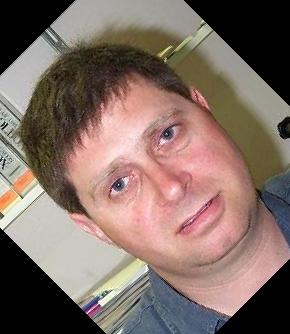
#> input picture build_data/dataset-sim/Faces_easy/image_0001_rotate.jpg, 290 x 334 px, given as the content of the folder build_data/dataset/101_ObjectCategories, which was not available
$ python generate_all_image.py
#> lines starting #> are read from the running program, lines starting #| are printed output that depends on the picture; after the words box and inside, x2 and y2 are one past the last pixel; in counts of white or black regions, pixels touching at a corner belong together; pictures that were not available may be replaced by others from this repository, and a replacement may not be noted
### build_data/image_op.py
'''
Author: zyy
Date: 2022-12-04 22:43:15
LastEditTime: 2022-12-17 19:38:18
Description:
'''
import cv2 as cv
import numpy as np
from PIL import Image
import os.path as path
from PIL import ImageEnhance


# [26 lines left out: function rotate, not called in this run]

def random_noise(image, noise_num = 1000):
    '''
    添加随机噪点（实际上就是随机在图像上将像素点的灰度值变为255即白色）
    :param image: 需要加噪的图片
    :param noise_num: 添加的噪音点数目，一般是上千级别的
    :return: img_noise
    '''
    #
    # 参数image：，noise_num：
    img_noise = image.copy()
    # cv2.imshow("src", img)
    rows, cols, chn = img_noise.shape

    noise_num = int(rows * cols / 4)
    # 加噪声
    for i in range(noise_num):
        x = np.random.randint(0, rows)#随机生成指定范围的整数
        y = np.random.randint(0, cols)
        img_noise[x, y, :] = 255
    return img_noise


# [4 lines left out: function enhance_color, not called in this run]


def blur(image):
    # 模糊操作
    return cv.blur(image, (13, 13))

def crop(image):
    rows, cols, chn = image.shape
    return image[int(rows/20): int(rows*19/20), int(cols/20): int(cols*19/20)]


def sharp(image):
    # 锐化操作
    kernel = np.array([[0, -1, 0], [-1, 5, -1], [0, -1, 0]], np.float32)
    return cv.filter2D(image, -1, kernel=kernel)
    # [8 lines of commented-out code are left out]


# [19 lines left out: function contrast, not called in this run]

def resize(image):
    # 缩放图片
    return cv.resize(image, (0, 0), fx=1.25, fy=1)


def light(image):
    # 修改图片的亮度
    return np.uint8(np.clip((1.3 * image + 10), 0, 255))


def dark(image):
    return np.power(image, 0.8)

def save_img(image, img_name, output_path=None):
    # 保存图片
    cv.imwrite(path.join(output_path, img_name), image, [int(cv.IMWRITE_JPEG_QUALITY), 70])
    pass


# [52 lines left out: functions show_img, main, not called in this run]


# [2 lines that do not run on import are left out]

### build_data/generate_all_image.py
'''
Author: zyy
Date: 2022-12-13 22:51:04
LastEditTime: 2022-12-17 19:54:22
Description:
'''

import image_op as image
import os
import cv2 as cv
import numpy as np
from PIL import Image
from PIL import ImageEnhance
import csv

dirs_path = "build_data/dataset/101_ObjectCategories"
output_path = "./build_data/dataset-sim"
label_path = "./build_data/labels"
blur = "blur"
sharp = "sharp"
resize = "resize"
light = "light"
contrast = "contrast"

set_nums_img = 10

def generate_img():
    dirs = os.listdir(dirs_path)
    for dir in dirs:
        target_dir = os.path.join(output_path, dir)
        if not os.path.exists(target_dir):  #判断是否存在文件夹如果不存在则创建为文件夹
            os.makedirs(target_dir)
        print(target_dir)
        print(dir)
        sourcedir = os.path.join(dirs_path, dir)
        files = os.listdir(sourcedir)
        files.sort()
        for i in range(set_nums_img):
            img_name = files[i]
            img_src_path = os.path.join(sourcedir, img_name)
            print(img_src_path)
            img = cv.imread(img_src_path)
#> img is the input picture: shape (334, 290, 3); mean B, G, R 102, 110.2, 130.2

            img_tar_path = []
            # 模糊操作
            img_blur = image.blur(img)
            image.save_img(img_blur, "%s_blur.jpg" % img_name.split(".")[0], target_dir)
            img_tar_path.append(os.path.join(target_dir, "%s_blur.jpg" % img_name.split(".")[0]))

            # 修改图片的亮度
            img_light = image.light(img)
#> in light, `return np.uint8(np.clip((1.3 * image + 10), 0, 255))`:
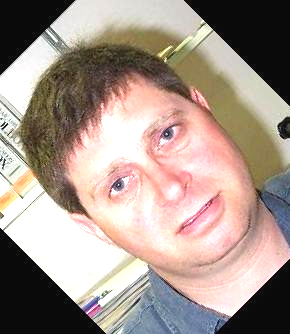
#> returned value: shape (334, 290, 3); mean of channels 0, 1, 2 141, 150.5, 167.3; drawn as B, G, R
            image.save_img(img_light, "%s_light.jpg" % img_name.split(".")[0], target_dir)
            img_tar_path.append(os.path.join(target_dir, "%s_light.jpg" % img_name.split(".")[0]))

            # 修改图片的大小
            img_resize = image.resize(img)
#> in resize, `return cv.resize(image, (0, 0), fx=1.25, fy=1)`:
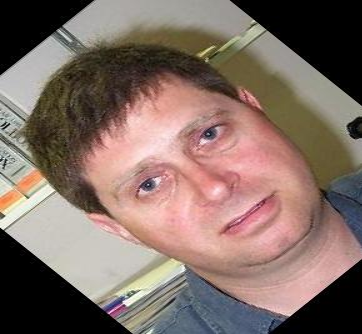
#> returned value: shape (334, 362, 3); mean of channels 0, 1, 2 102.1, 110.3, 130.4; drawn as B, G, R
            image.save_img(img_resize, "%s_resize.jpg" % img_name.split(".")[0], target_dir)
            img_tar_path.append(os.path.join(target_dir, "%s_resize.jpg" % img_name.split(".")[0]))

            # # 修改图片的对比度
            # img_contrast = image.contrast(img)
            # image.save_img(img_contrast, "%s_contrast.jpg" % img_name.split(".")[0], target_dir)
            # img_tar_path.append(os.path.join(target_dir, "%s_contrast.jpg" % img_name.split(".")[0]))

             # 裁剪
            img_contrast = image.crop(img)
#> in crop, `return image[int(rows/20): int(rows*19/20), int(cols/20): int(cols*19/..`:
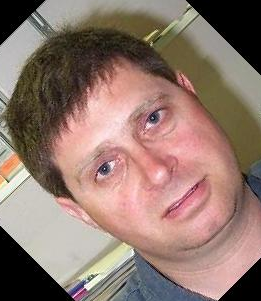
#> returned value: shape (301, 261, 3); mean of channels 0, 1, 2 110.4, 120.3, 144.9; drawn as B, G, R
            image.save_img(img_contrast, "%s_crop.jpg" % img_name.split(".")[0], target_dir)
            img_tar_path.append(os.path.join(target_dir, "%s_crop.jpg" % img_name.split(".")[0]))

            # 锐化
            img_sharp = image.sharp(img)
#> in sharp, `return cv.filter2D(image, -1, kernel=kernel)`:
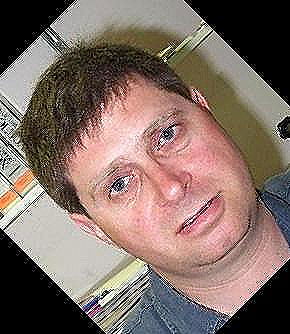
#> returned value: shape (334, 290, 3); mean of channels 0, 1, 2 102.9, 110.7, 130; drawn as B, G, R
            image.save_img(img_sharp, "%s_sharp.jpg" % img_name.split(".")[0], target_dir)
            img_tar_path.append(os.path.join(target_dir, "%s_sharp.jpg" % img_name.split(".")[0]))

            # 色度变暗
            img_dark = image.dark(img)
            image.save_img(img_dark, "%s_dark.jpg" % img_name.split(".")[0], target_dir)
#> in save_img (call 6), `cv.imwrite(path.join(output_path, img_name), image, [int(cv.IMWRITE_JP..`:
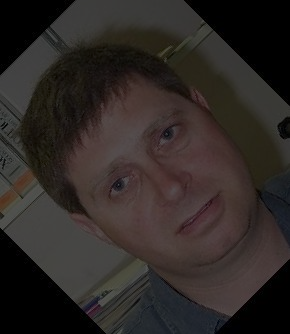
#> saved as image_0001_rotate_dark.jpg: shape (334, 290, 3); mean B, G, R 38.3, 40.9, 46.7
            img_tar_path.append(os.path.join(target_dir, "%s_dark.jpg" % img_name.split(".")[0]))

            # 随机噪声
            img_noise = image.random_noise(img)
#> after the loop in random_noise, `for i in range(noise_num):`:
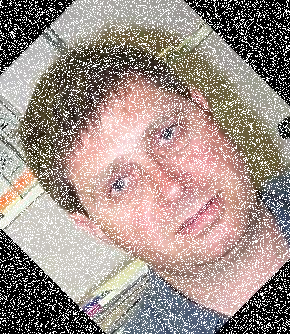
#> img_noise: shape (334, 290, 3); mean B, G, R 136, 142.4, 157.9
            image.save_img(img_noise, "%s_noise.jpg" % img_name.split(".")[0], target_dir)
            img_tar_path.append(os.path.join(target_dir, "%s_noise.jpg" % img_name.split(".")[0]))

            # 旋转
            # img_rotate = image.rotate(img)
            img_rotate1 = Image.open(img_src_path).rotate(45)
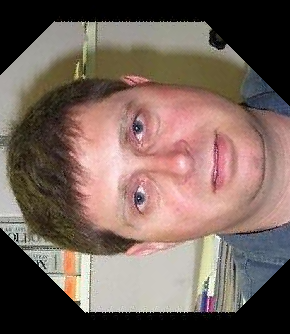
#> img_rotate1: PIL image 290x334 RGB; mean R, G, B 120, 100.8, 92.5
            img_rotate1.save(os.path.join(target_dir, "%s_rotate.jpg" % img_name.split(".")[0]))
            img_tar_path.append(os.path.join(target_dir, "%s_rotate.jpg" % img_name.split(".")[0]))

            # 存储到csv中
            # 将图片对的路径和label记录在对应csv文件中
            file_csv = os.path.join(label_path,  "label.csv")
            print(file_csv)
            with open(file_csv, mode='a+', encoding='utf8') as f:
                for target_path in img_tar_path:
                    csv_write = csv.writer(f)
                    #data_row = [file, filename_copy, 1]
                    data_row = [img_src_path, target_path, 1]
                    csv_write.writerow(data_row)

    # 两张图片横向合并（便于对比显示）
    # tmp = np.hstack((img, img_rotate))


if __name__ == "__main__":
#> (the run stopped early here; a loop or call above may not have finished)

$ run again, on build_data/dataset-sim/Motorbikes/image_0002_rotate.jpg
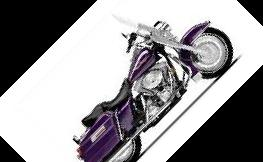
#> input picture build_data/dataset-sim/Motorbikes/image_0002_rotate.jpg, 263 x 162 px, given as the content of the folder build_data/dataset/101_ObjectCategories, which was not available
#> in generate_img, img is the input picture: shape (162, 263, 3); mean B, G, R 154.8, 152.7, 154.3
#> after the loop in random_noise, `for i in range(noise_num):`:
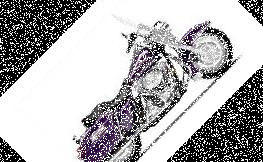
#> img_noise: shape (162, 263, 3); 14.36% of pixels changed, all inside (x1, y1, x2, y2) = (0, 0, 263, 162)
#> in generate_img, `img_rotate1 = Image.open(img_src_path).rotate(45)`:
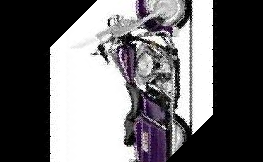
#> img_rotate1: PIL image 263x162 RGB; mean R, G, B 108.7, 107.2, 109.2
